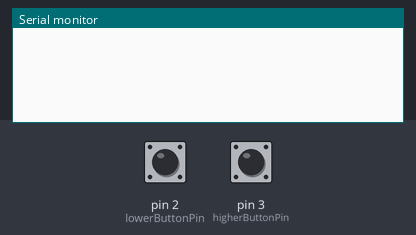
A sketch run on a simulated Arduino Uno, built with avr-gcc and run on an emulated ATmega328P. Shown: the last lines printed to the serial monitor. Inputs (shaded band) come from the test bench; at power-on: pin 2 (lowerButtonPin) LOW, pin 3 (higherButtonPin) LOW.

Above: at 1.2 s.
1.3 s: pin 2 (lowerButtonPin) pulled HIGH for 0.15 s
At 1.8 s:
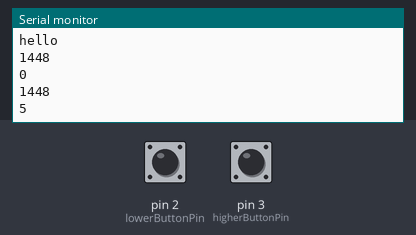
2.9 s: pin 3 (higherButtonPin) pulled HIGH for 0.15 s
At 3.03 s:
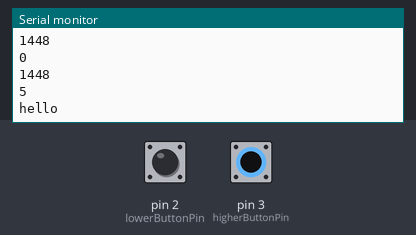
4.5 s: pin 2 (lowerButtonPin) pulled HIGH for 1 s
At 6.7 s:
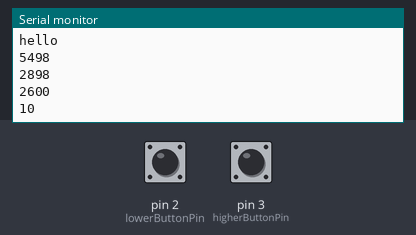
7.0 s: pin 3 (higherButtonPin) pulled HIGH for 1 s
At 8.7 s:
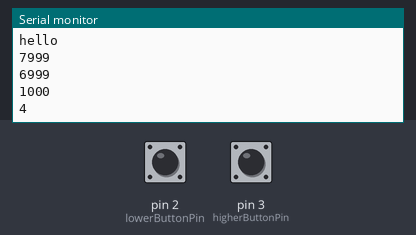
Timing chart, 0 to 10.2 s (numbered marks = the images above; inputs shaded):
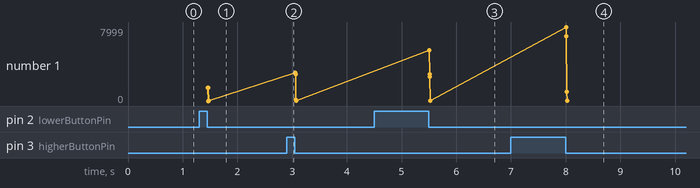

The sketch:

Project_Interrupts.ino
```cpp
int higherButtonPin = 3; int lowerButtonPin = 2; // variables that track button interrupts
volatile bool checkWager1, checkWager2 = false;
int wager;
unsigned long startTime, endTime;

void setup() {
  // put your setup code here, to run once:
  Serial.begin(9600); // print to Serial Monitor
  attachInterrupt(digitalPinToInterrupt(lowerButtonPin), button_handler, CHANGE);
  attachInterrupt(digitalPinToInterrupt(higherButtonPin), button_handler, CHANGE);
}

void loop() {
  // put your main code here, to run repeatedly:
  if (checkWager1 && checkWager2) {
    calculateWager();
    Serial.println(wager);
    checkWager1 = false; checkWager2 = false;
  }
}

void button_handler() {
  Serial.println("hello");
  if(digitalRead(higherButtonPin) == HIGH && !checkWager2) {
    checkWager1 = true;
    startTime = millis();
  } else if(digitalRead(higherButtonPin) == LOW && !checkWager2) {
    endTime = millis();
    checkWager2 = true;
  } else if (digitalRead(lowerButtonPin) == HIGH && !checkWager1) {
    checkWager2 = true;
    startTime = millis();
  } else if (digitalRead(lowerButtonPin) == LOW && !checkWager1) {
    endTime = millis();
    checkWager1 = true;
  }
}

void calculateWager() {
  wager = 0;
  unsigned long duration = endTime - startTime;
  wager = duration / 250;
  Serial.println(endTime);
  Serial.println(startTime);
  Serial.println(duration);
  if (wager == 0) {
    wager = 1;
  }
  if (wager > 10) {
    wager = 10;
  }
}
```

Measured:
- after the input at 1.3 s, the serial monitor: prints a new line at once (image 1)
- after the input at 4.5 s, the serial monitor: prints a new line after 1.0 s (image 3)
- after the input at 7.0 s, the serial monitor: prints a new line after 1.0 s (image 4)
- plotted number 1: 5 → 1 after the input at 2.9 s, 1 → 10 after the input at 4.5 s, 10 → 4 after the input at 7.0 s
